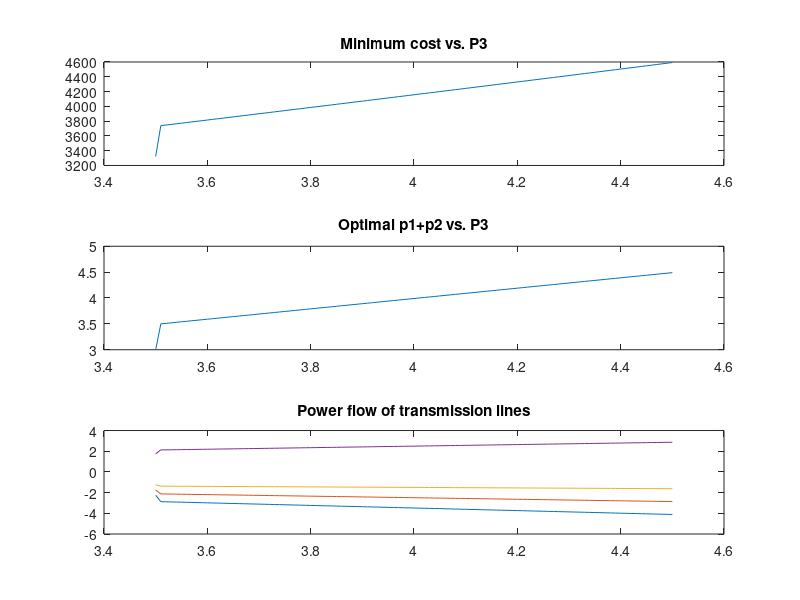

MATLAB code to generate this figure:
clear; clc;
p1 = 2; p2 = 1;

j = 1;
sb = zeros(101, 100);
optg1 = zeros(101,100);
optg2 = zeros(101,100);
Theta2 = zeros(101,100);
Theta3 = zeros(101,100);
Theta4 = zeros(101,100);

B = [
    20 -10 0;
    -10 20 -10;
    0 -10 20
    ];

% approximte v2 to be 1
for n = 3.5:0.01:4.5
    for m = 1:100
       if p1 >= 2 && p1 <= 4 && p2 >= 1 && p2 <= 3
           th = B\[p2;p1+p2;0];
           v2 = exp(1i*th(1)); v3 = exp(1i*th(2)); v4 = exp(1i*th(3));
           Q2 = (p2 - v2*(10 + (-20)*v2 + 10*v3))/1i;
           if th(1)-th(2)<=0.25 && Q2 > 0
               
               sb(j,m) = 561+792*p1+15.62*p1^2+310+785*p2+19.40*p2^2;
               
               optg1(j,m) = p1; 
               optg2(j,m) = p2;
               Theta2(j,m) = th(1);
               Theta3(j,m) = th(2);
               Theta4(j,m) = th(3);
           end
       end
       p1 = p1 + 0.01;
       p2 = n - p1;
       
    end
    p1 = 2; p2 = n-p1;
    j = j + 1;
end

sb_min = zeros(1, 101);
optg_min = zeros(1,101);
theta_min = zeros(4,101);

for k = 1:101
    tmp = sb(k,:);
    [sb_min(k),idx] = min(tmp(tmp>0));
    optg_min(k) = optg1(k,idx) + optg2(k,idx);
    theta_min(2,k) = Theta2(k,idx);
    theta_min(3,k) = Theta3(k,idx);
    theta_min(4,k) = Theta4(k,idx);
end

P12 = zeros(1,100);
P14 = zeros(1,100);
P23 = zeros(1,100);
P34 = zeros(1,100);

for k = 1:101
   P12(k) = 10 * (theta_min(1,k)-theta_min(2,k));
   P14(k) = 10 * (theta_min(1,k)-theta_min(4,k));
   P23(k) = 10 * (theta_min(2,k)-theta_min(3,k));
   P34(k) = 10 * (theta_min(3,k)-theta_min(4,k));
end

figure;
step = 3.5:0.01:4.5;
subplot(3,1,1);
plot(step, sb_min);
title('Minimum cost vs. P3');

subplot(3,1,2);
plot(step, optg_min);
title('Optimal p1+p2 vs. P3');

subplot(3,1,3);
plot(step, P12); hold on
plot(step, P14); hold on
plot(step, P23); hold on
plot(step, P34); hold off
title('Power flow of transmission lines');
